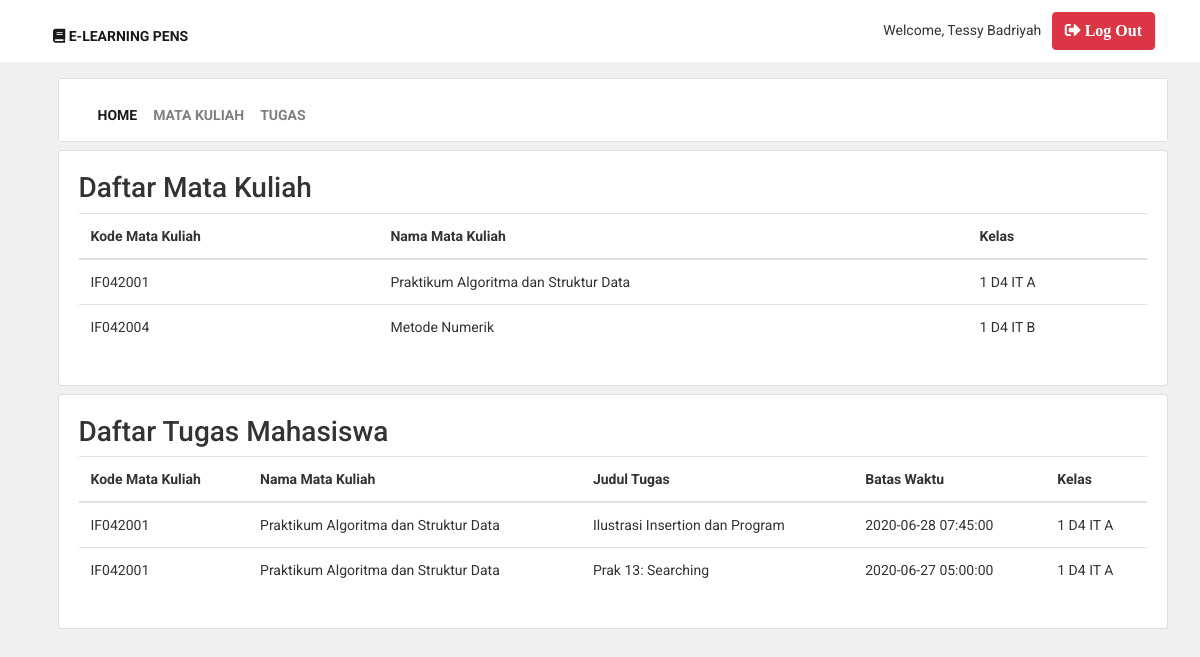
The page /halaman_dosen.php (signed in) on the database its author committed.
### tables this page shows
CREATE TABLE `matakuliah` (
  `id_matkul` int(11) NOT NULL,
  `kd_matkul` varchar(255) NOT NULL,
  `nama_matkul` varchar(255) NOT NULL,
  `id_kelas` int(50) NOT NULL,
  `nip_dosen` varchar(30) NOT NULL
);

CREATE TABLE `kelas` (
  `id_kelas` int(50) NOT NULL,
  `kd_kelas` int(50) NOT NULL,
  `nama_kelas` varchar(255) NOT NULL
);

CREATE TABLE `tugas` (
  `id_tugas` int(11) NOT NULL,
  `judul_tugas` varchar(255) NOT NULL,
  `deskripsi_tugas` varchar(255) DEFAULT NULL,
  `tanggal` datetime NOT NULL,
  `id_matkul` int(11) NOT NULL
);

### halaman_dosen.php (the view, shortened to what this page needs)
<!DOCTYPE html>
<html lang="en">
<head>
    <link rel="stylesheet" href="assets/styles/bootstrap.min.css" />
    <link rel="stylesheet" href="assets/fontawesome/web-fonts-with-css/css/fontawesome-all.min.css" />
    <link rel="stylesheet" type="text/css" href="assets/styles/styles.css" />
</head>
<body>
    <?php
        require_once 'includes/connection.php';
        $id = $_SESSION['iduser'];
	?>
<nav class="navbar navbar-expand-lg navbar-light" id="navbar">
<div class="container">
    <div class="collapse navbar-collapse" id="navigation">
        <div class="padding-nav">
            <ul class="navbar-nav mr-auto">
                <li class="nav-item">
                    <a class="nav-link active" href="index.php">
                        <i class="fa fa-book"></i> E-Learning PENS
                    </a>
                </li>
            </ul>
        </div>
    </div>
    <div class="clearfix">
        Welcome, <?php echo $_SESSION['nama'] ?>
        <a href="logout.php" class="btn btn-danger navbar-btn right">
            <i class="fa fa-sign-out-alt"> Log Out</i>
        </a>
    </div>
</div>
</nav>
<div id="content">
<div class="container">
<div class="card mt-3">
<nav class="navbar navbar-expand-lg navbar-light" id="navbar">
<div class="container">
    <div class="collapse navbar-collapse" id="navigation">
        <div class="padding-nav">
            <ul class="navbar-nav mr-auto">
                <li class="nav-item">
                    <a class="nav-link active" href="index.php">Home</a>
                </li>
                <li class="nav-item">
                    <a class="nav-link" href="matakuliah.php">Mata Kuliah</a>
                </li>
                <li class="nav-item">
                    <a class="nav-link" href="tugas.php">Tugas</a>
                </li>
            </ul>
        </div>
    </div>
</div>
</nav>
</div>
<div class="row mt-2">
<div class="col-md-12" id="cart">
<div class="card">
<div class="card-body">
    <h3>Daftar Mata Kuliah</h3>
    <div class="table-responsive">
        <table class="table">
            <thead>
                <tr>
                    <th>Kode Mata Kuliah</th>
                    <th>Nama Mata Kuliah</th>
                    <th>Kelas</th>
                </tr>
            </thead>
            <tbody>
                <?php
                $data = $con->query("SELECT * FROM matakuliah,kelas WHERE matakuliah.id_kelas = kelas.kd_kelas AND nip_dosen = '$id'");
                while ($row = $data->fetch_assoc()) {
                ?>
                <tr>
                    <td><?php echo $row["kd_matkul"]; ?></td>
                    <td><?php echo $row["nama_matkul"]; ?></td>
                    <td><?php echo $row["nama_kelas"]; ?></td>
                </tr>
                <?php
                    }
                ?>
            </tbody>
        </table>
    </div>
</div>
</div>
</div>
</div>
<div class="row mt-2">
<div class="col-md-12" id="cart">
<div class="card">
<div class="card-body">
    <h3>Daftar Tugas Mahasiswa</h3>
    <div class="table-responsive">
        <table class="table">
            <thead>
                <tr>
                    <th>Kode Mata Kuliah</th>
                    <th>Nama Mata Kuliah</th>
                    <th>Judul Tugas</th>
                    <th>Batas Waktu</th>
                    <th>Kelas</th>
                </tr>
            </thead>
            <tbody>
                <?php
                $data = $con->query("SELECT * FROM tugas,matakuliah,kelas
                WHERE tugas.id_matkul = matakuliah.id_matkul
                AND matakuliah.id_kelas = kelas.kd_kelas
                AND matakuliah.nip_dosen = '$id'");
                while ($row = $data->fetch_assoc()) {
            ?>
                <tr>
                    <td><?php echo $row["kd_matkul"]; ?></td>
                    <td><?php echo $row["nama_matkul"]; ?></td>
                    <td><?php echo $row["judul_tugas"]; ?></td>
                    <td><?php echo $row["tanggal"]; ?></td>
                    <td><?php echo $row["nama_kelas"]; ?></td>
                </tr>
                <?php
                    }
                ?>
            </tbody>
        </table>
    </div>
</div>
</div>
</div>
</div>
</div>
</div>
</body>
</html>

### assets/styles/styles.css (style rules this page uses)
body { font-family: "Roboto", Helvetica, Arial, sans-serif; font-size: 14px; line-height: 1.42857143; color: #333; background-color: #f0f0f0; overflow-x: hidden; }
.navbar { background: white; }
a.nav-link { text-transform: uppercase; font-weight: bold; font-size: 14px; }
.padding-nav { padding-top: 10px; }
#content { padding-left: 25px; }
#content #cart .table tbody tr td { vertical-align: middle; }

### rows shown on the page
matakuliah: kd_matkul "IF042001", nama_matkul "Praktikum Algoritma dan Struktur Data", kelas.nama_kelas "1 D4 IT A"
matakuliah: kd_matkul "IF042004", nama_matkul "Metode Numerik", kelas.nama_kelas "1 D4 IT B"
tugas: id_matkul.kd_matkul "IF042001", id_matkul.nama_matkul "Praktikum Algoritma dan Struktur Data", judul_tugas "Ilustrasi Insertion dan Program", tanggal "2020-06-28 07:45:00", kelas.nama_kelas "1 D4 IT A"
tugas: id_matkul.kd_matkul "IF042001", id_matkul.nama_matkul "Praktikum Algoritma dan Struktur Data", judul_tugas "Prak 13: Searching", tanggal "2020-06-27 05:00:00", kelas.nama_kelas "1 D4 IT A"

### other values the page prints
$_SESSION['nama'] "Tessy Badriyah"
